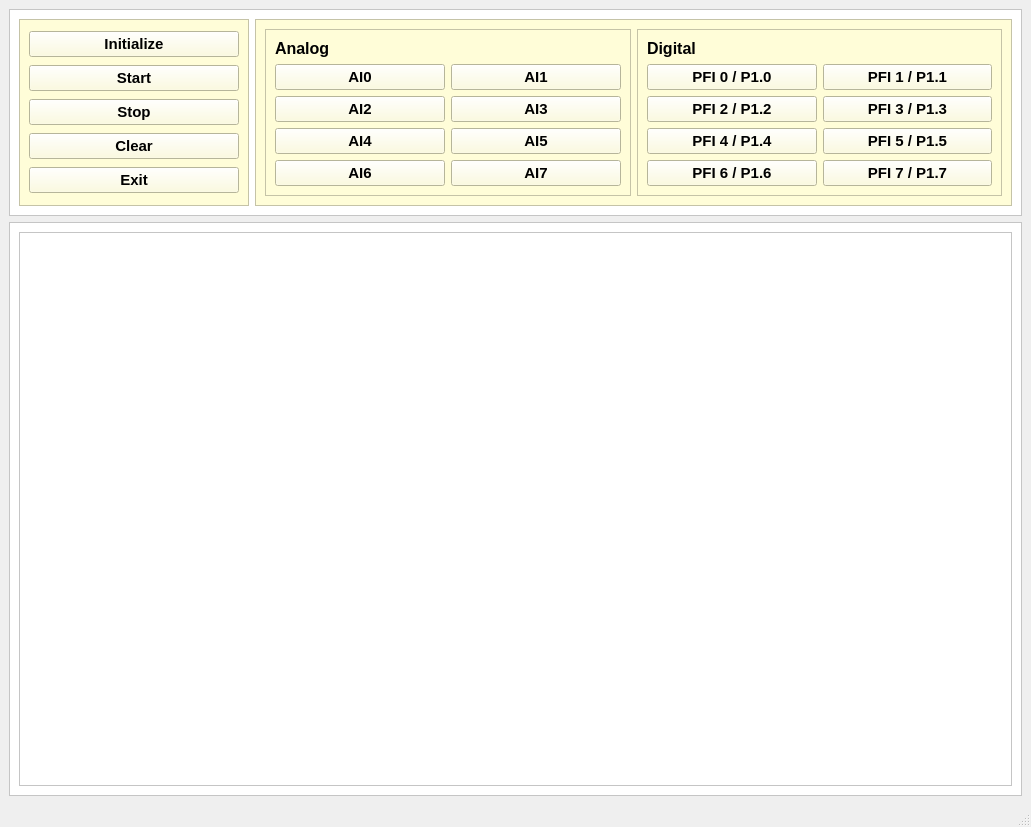
<?xml version="1.0" encoding="UTF-8"?>
<ui version="4.0">
 <class>MainWindow</class>
 <widget class="QMainWindow" name="MainWindow">
  <property name="geometry">
   <rect>
    <x>0</x>
    <y>0</y>
    <width>1031</width>
    <height>827</height>
   </rect>
  </property>
  <property name="windowTitle">
   <string>NI USB-63341</string>
  </property>
  <widget class="QWidget" name="centralwidget">
   <layout class="QVBoxLayout" name="verticalLayout">
    <item>
     <widget class="QFrame" name="frame">
      <property name="maximumSize">
       <size>
        <width>16777215</width>
        <height>210</height>
       </size>
      </property>
      <property name="styleSheet">
       <string notr="true">background-color: rgb(255, 255, 255);</string>
      </property>
      <property name="frameShape">
       <enum>QFrame::StyledPanel</enum>
      </property>
      <property name="frameShadow">
       <enum>QFrame::Raised</enum>
      </property>
      <layout class="QHBoxLayout" name="horizontalLayout">
       <item>
        <widget class="QFrame" name="frame_3">
         <property name="maximumSize">
          <size>
           <width>230</width>
           <height>190</height>
          </size>
         </property>
         <property name="styleSheet">
          <string notr="true">background-color: rgb(255, 253, 216);</string>
         </property>
         <property name="frameShape">
          <enum>QFrame::StyledPanel</enum>
         </property>
         <property name="frameShadow">
          <enum>QFrame::Raised</enum>
         </property>
         <layout class="QVBoxLayout" name="verticalLayout_2">
          <item>
           <widget class="QPushButton" name="init_pushButton">
            <property name="font">
             <font>
              <pointsize>11</pointsize>
              <weight>75</weight>
              <bold>true</bold>
             </font>
            </property>
            <property name="text">
             <string>Initialize</string>
            </property>
           </widget>
          </item>
          <item>
           <widget class="QPushButton" name="start_pushButton">
            <property name="font">
             <font>
              <pointsize>11</pointsize>
              <weight>75</weight>
              <bold>true</bold>
             </font>
            </property>
            <property name="text">
             <string>Start</string>
            </property>
           </widget>
          </item>
          <item>
           <widget class="QPushButton" name="stop_pushButton">
            <property name="font">
             <font>
              <pointsize>11</pointsize>
              <weight>75</weight>
              <bold>true</bold>
             </font>
            </property>
            <property name="text">
             <string>Stop</string>
            </property>
           </widget>
          </item>
          <item>
           <widget class="QPushButton" name="clear_pushButton">
            <property name="font">
             <font>
              <pointsize>11</pointsize>
              <weight>75</weight>
              <bold>true</bold>
             </font>
            </property>
            <property name="text">
             <string>Clear</string>
            </property>
           </widget>
          </item>
          <item>
           <widget class="QPushButton" name="exit_pushButton">
            <property name="font">
             <font>
              <pointsize>11</pointsize>
              <weight>75</weight>
              <bold>true</bold>
             </font>
            </property>
            <property name="text">
             <string>Exit</string>
            </property>
           </widget>
          </item>
         </layout>
        </widget>
       </item>
       <item>
        <widget class="QFrame" name="frame_4">
         <property name="maximumSize">
          <size>
           <width>800</width>
           <height>190</height>
          </size>
         </property>
         <property name="styleSheet">
          <string notr="true">background-color: rgb(255, 253, 216);</string>
         </property>
         <property name="frameShape">
          <enum>QFrame::StyledPanel</enum>
         </property>
         <property name="frameShadow">
          <enum>QFrame::Raised</enum>
         </property>
         <layout class="QHBoxLayout" name="horizontalLayout_2">
          <item>
           <widget class="QFrame" name="frame_5">
            <property name="frameShape">
             <enum>QFrame::StyledPanel</enum>
            </property>
            <property name="frameShadow">
             <enum>QFrame::Raised</enum>
            </property>
            <layout class="QGridLayout" name="gridLayout">
             <item row="6" column="0">
              <widget class="QPushButton" name="ai4_pushButton">
               <property name="font">
                <font>
                 <pointsize>11</pointsize>
                 <weight>75</weight>
                 <bold>true</bold>
                </font>
               </property>
               <property name="text">
                <string>AI4</string>
               </property>
              </widget>
             </item>
             <item row="6" column="1">
              <widget class="QPushButton" name="ai5_pushButton">
               <property name="font">
                <font>
                 <pointsize>11</pointsize>
                 <weight>75</weight>
                 <bold>true</bold>
                </font>
               </property>
               <property name="text">
                <string>AI5</string>
               </property>
              </widget>
             </item>
             <item row="7" column="0">
              <widget class="QPushButton" name="ai6_pushButton">
               <property name="font">
                <font>
                 <pointsize>11</pointsize>
                 <weight>75</weight>
                 <bold>true</bold>
                </font>
               </property>
               <property name="text">
                <string>AI6</string>
               </property>
              </widget>
             </item>
             <item row="7" column="1">
              <widget class="QPushButton" name="ai7_pushButton">
               <property name="font">
                <font>
                 <pointsize>11</pointsize>
                 <weight>75</weight>
                 <bold>true</bold>
                </font>
               </property>
               <property name="text">
                <string>AI7</string>
               </property>
              </widget>
             </item>
             <item row="5" column="0">
              <widget class="QPushButton" name="ai2_pushButton">
               <property name="font">
                <font>
                 <pointsize>11</pointsize>
                 <weight>75</weight>
                 <bold>true</bold>
                </font>
               </property>
               <property name="text">
                <string>AI2</string>
               </property>
              </widget>
             </item>
             <item row="3" column="0">
              <widget class="QPushButton" name="ai0_pushButton">
               <property name="font">
                <font>
                 <pointsize>11</pointsize>
                 <weight>75</weight>
                 <bold>true</bold>
                </font>
               </property>
               <property name="text">
                <string>AI0</string>
               </property>
              </widget>
             </item>
             <item row="5" column="1">
              <widget class="QPushButton" name="ai3_pushButton">
               <property name="font">
                <font>
                 <pointsize>11</pointsize>
                 <weight>75</weight>
                 <bold>true</bold>
                </font>
               </property>
               <property name="text">
                <string>AI3</string>
               </property>
              </widget>
             </item>
             <item row="3" column="1">
              <widget class="QPushButton" name="ai1_pushButton">
               <property name="font">
                <font>
                 <pointsize>11</pointsize>
                 <weight>75</weight>
                 <bold>true</bold>
                </font>
               </property>
               <property name="text">
                <string>AI1</string>
               </property>
              </widget>
             </item>
             <item row="0" column="0">
              <widget class="QLabel" name="label">
               <property name="font">
                <font>
                 <pointsize>12</pointsize>
                 <weight>75</weight>
                 <bold>true</bold>
                </font>
               </property>
               <property name="text">
                <string>Analog</string>
               </property>
              </widget>
             </item>
            </layout>
           </widget>
          </item>
          <item>
           <widget class="QFrame" name="frame_6">
            <property name="frameShape">
             <enum>QFrame::StyledPanel</enum>
            </property>
            <property name="frameShadow">
             <enum>QFrame::Raised</enum>
            </property>
            <layout class="QGridLayout" name="gridLayout_2">
             <item row="1" column="0">
              <widget class="QPushButton" name="pfi0_pushButton">
               <property name="font">
                <font>
                 <pointsize>11</pointsize>
                 <weight>75</weight>
                 <bold>true</bold>
                </font>
               </property>
               <property name="text">
                <string>PFI 0 / P1.0</string>
               </property>
              </widget>
             </item>
             <item row="1" column="1">
              <widget class="QPushButton" name="pfi1_pushButton">
               <property name="font">
                <font>
                 <pointsize>11</pointsize>
                 <weight>75</weight>
                 <bold>true</bold>
                </font>
               </property>
               <property name="text">
                <string>PFI 1 / P1.1</string>
               </property>
              </widget>
             </item>
             <item row="4" column="1">
              <widget class="QPushButton" name="pfi7_pushButton">
               <property name="font">
                <font>
                 <pointsize>11</pointsize>
                 <weight>75</weight>
                 <bold>true</bold>
                </font>
               </property>
               <property name="text">
                <string>PFI 7 / P1.7</string>
               </property>
              </widget>
             </item>
             <item row="3" column="0">
              <widget class="QPushButton" name="pfi4_pushButton">
               <property name="font">
                <font>
                 <pointsize>11</pointsize>
                 <weight>75</weight>
                 <bold>true</bold>
                </font>
               </property>
               <property name="text">
                <string>PFI 4 / P1.4</string>
               </property>
              </widget>
             </item>
             <item row="3" column="1">
              <widget class="QPushButton" name="pfi5_pushButton">
               <property name="font">
                <font>
                 <pointsize>11</pointsize>
                 <weight>75</weight>
                 <bold>true</bold>
                </font>
               </property>
               <property name="text">
                <string>PFI 5 / P1.5</string>
               </property>
              </widget>
             </item>
             <item row="4" column="0">
              <widget class="QPushButton" name="pfi6_pushButton">
               <property name="font">
                <font>
                 <pointsize>11</pointsize>
                 <weight>75</weight>
                 <bold>true</bold>
                </font>
               </property>
               <property name="text">
                <string>PFI 6 / P1.6</string>
               </property>
              </widget>
             </item>
             <item row="2" column="0">
              <widget class="QPushButton" name="pfi2_pushButton">
               <property name="font">
                <font>
                 <pointsize>11</pointsize>
                 <weight>75</weight>
                 <bold>true</bold>
                </font>
               </property>
               <property name="text">
                <string>PFI 2 / P1.2</string>
               </property>
              </widget>
             </item>
             <item row="2" column="1">
              <widget class="QPushButton" name="pfi3_pushButton">
               <property name="font">
                <font>
                 <pointsize>11</pointsize>
                 <weight>75</weight>
                 <bold>true</bold>
                </font>
               </property>
               <property name="text">
                <string>PFI 3 / P1.3</string>
               </property>
              </widget>
             </item>
             <item row="0" column="0">
              <widget class="QLabel" name="label_2">
               <property name="font">
                <font>
                 <pointsize>12</pointsize>
                 <weight>75</weight>
                 <bold>true</bold>
                </font>
               </property>
               <property name="text">
                <string>Digital</string>
               </property>
              </widget>
             </item>
            </layout>
           </widget>
          </item>
         </layout>
        </widget>
       </item>
      </layout>
     </widget>
    </item>
    <item>
     <widget class="QFrame" name="frame_2">
      <property name="styleSheet">
       <string notr="true">background-color: rgb(255, 255, 255);</string>
      </property>
      <property name="frameShape">
       <enum>QFrame::StyledPanel</enum>
      </property>
      <property name="frameShadow">
       <enum>QFrame::Raised</enum>
      </property>
      <layout class="QHBoxLayout" name="horizontalLayout_3">
       <item>
        <widget class="PlotWidget" name="graphicsView"/>
       </item>
      </layout>
     </widget>
    </item>
   </layout>
  </widget>
  <widget class="QMenuBar" name="menubar">
   <property name="geometry">
    <rect>
     <x>0</x>
     <y>0</y>
     <width>1031</width>
     <height>21</height>
    </rect>
   </property>
  </widget>
  <widget class="QStatusBar" name="statusbar"/>
 </widget>
 <customwidgets>
  <customwidget>
   <class>PlotWidget</class>
   <extends>QGraphicsView</extends>
   <header location="global">pyqtgraph</header>
  </customwidget>
 </customwidgets>
 <resources/>
 <connections/>
</ui>
